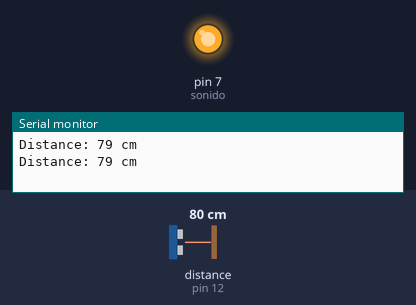
This sketch was run on a simulated Arduino Uno, built with avr-gcc and run on an emulated ATmega328P. On the bench: output pins drawn as LEDs (lit = HIGH), the last lines printed to the serial monitor. Wiring (inferred from the names in the program): ultrasonic range finder: trigger pin 13; echo pin 12. Dashed ring = blinking. The inputs (shaded band) are chosen by the test bench; at power-on: distance to the obstacle (sensor on pin 12) 80 cm. The echo pulse lasts 58.3 µs per cm; pins used as bus, display or sensor lines are not drawn.

Above: at 2.0 s.
2.1 s: distance to the obstacle (sensor on pin 12) set to 24 cm
At 2.63 s:
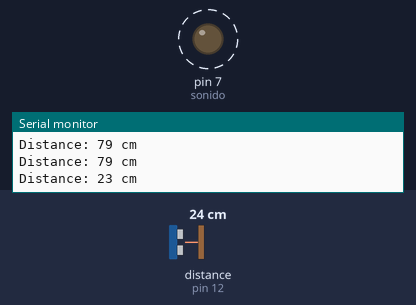
5.6 s: distance to the obstacle (sensor on pin 12) set to 20 cm
At 7.1 s:
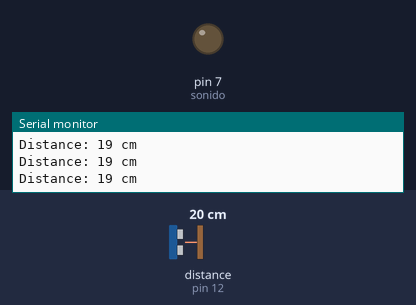
Timing chart, 0 to 8.6 s (numbered marks = the images above; inputs shaded):
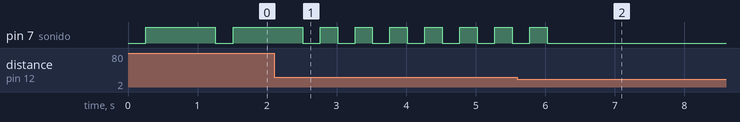

The sketch:

tp_3_6.ino
```cpp
#define trigPin  13
#define echoPin  12
#define sonido 7
long duration, cm;

void setup() {
  Serial.begin (9600);
  pinMode(trigPin, OUTPUT);
  pinMode(echoPin, INPUT);
  pinMode(sonido, OUTPUT);
}

void loop()
{
  digitalWrite(trigPin, LOW);
  delayMicroseconds(5);
  digitalWrite(trigPin, HIGH);
  delayMicroseconds(10);
  digitalWrite(trigPin, LOW);

  duration = pulseIn(echoPin, HIGH);


  cm= duration*0.034/2;
  Serial.print("Distance: ");
  Serial.print(cm);
  Serial.println(" cm");

  delay(250);
    if(cm > 20 && cm < 30)
  {
    digitalWrite(sonido, HIGH);
     delay(250);
    digitalWrite(sonido, LOW);
   }
      if(cm > 30 && cm < 50)
  {
    digitalWrite(sonido, HIGH);
     delay(500);
    digitalWrite(sonido, LOW);
   }
      if(cm > 50 && cm < 100)
  {
    digitalWrite(sonido, HIGH);
     delay(1000);
    digitalWrite(sonido, LOW);
   }
      if(cm > 100 && cm < 150)
  {
    digitalWrite(sonido, HIGH);
     delay(1500);
    digitalWrite(sonido, LOW);
   }
  if(cm < 20 && cm > 150)
  {
    digitalWrite(sonido,LOW);

  }
}
```

Measured:
- the behaviour switches between 22 and 21 cm on distance to the obstacle (sensor on pin 12) (found by bisection; images 1 and 2)
- after the input at 2.1 s, pin 7 (sonido): alternates HIGH for 0.25 s and LOW for 0.25 s, starting after 0.91 s
- after the input at 5.6 s, pin 7 (sonido): goes on until 6.0 s, then stays LOW
